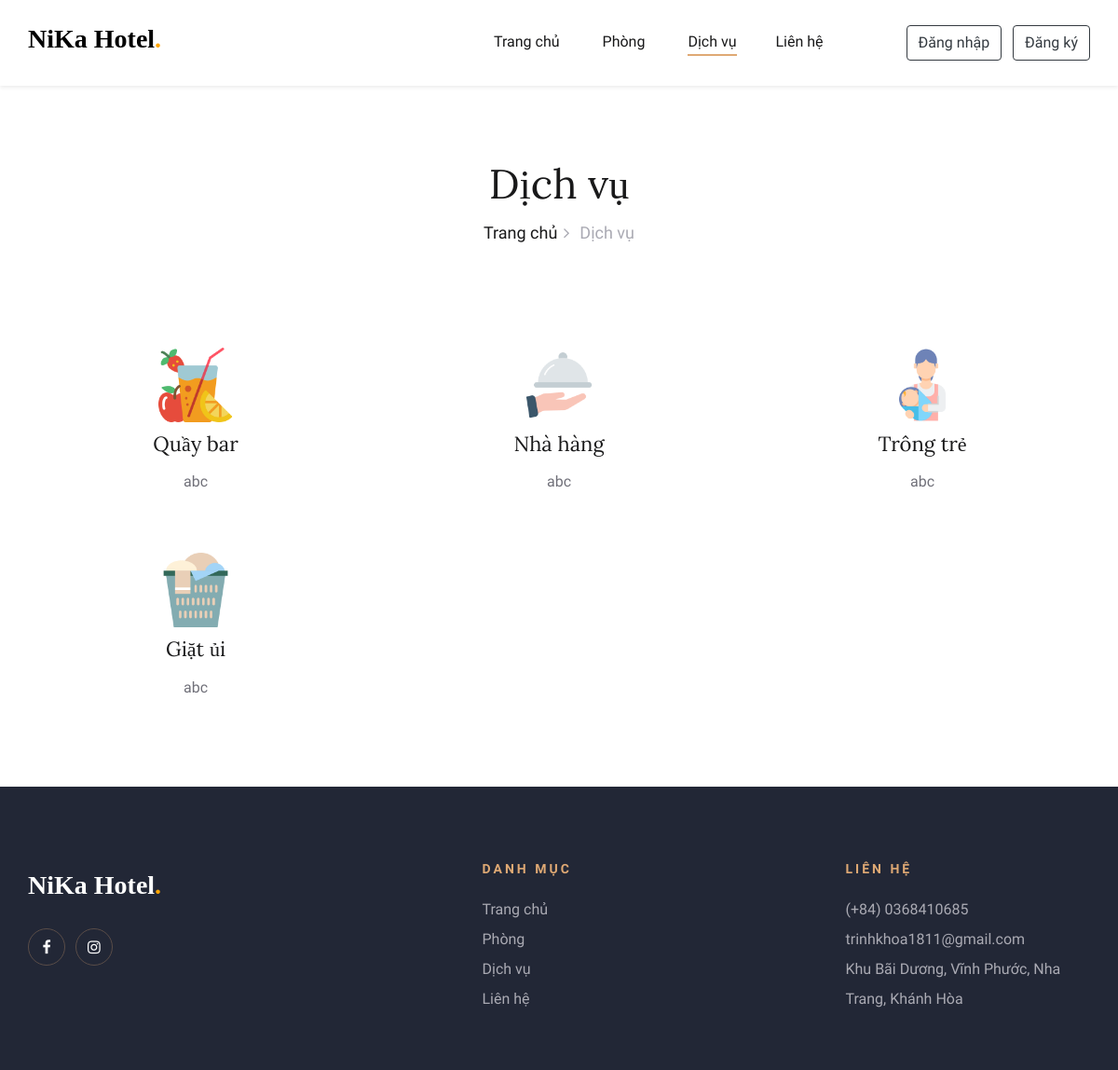
The app's page /HotelBookingWeb/services.php, older data.
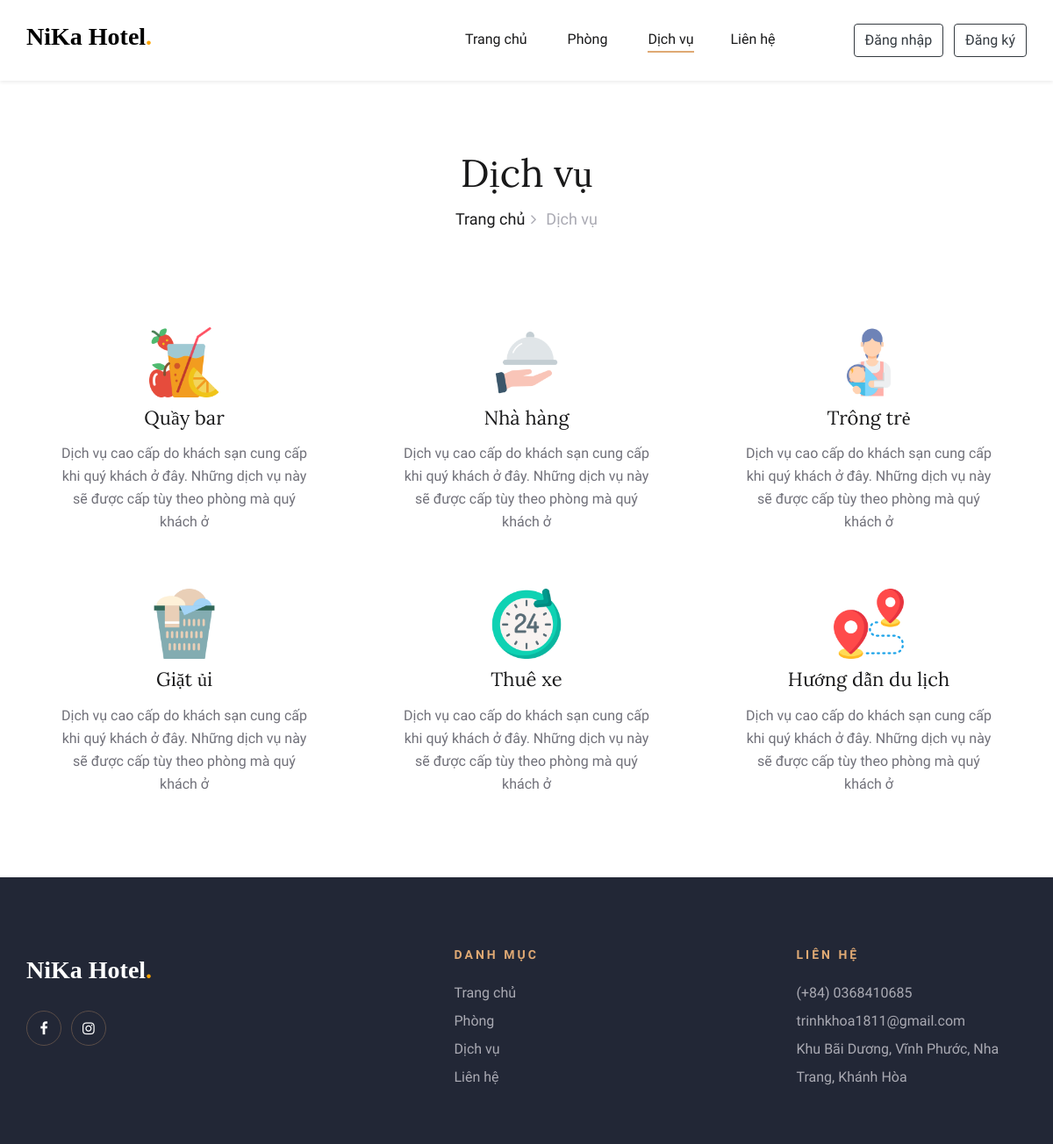
The same page, newer data.
### tables this page shows
CREATE TABLE `dichvu` (
  `ma_dichvu` int(11) NOT NULL,
  `ten_dichvu` varchar(100) NOT NULL,
  `anh_dichvu` varchar(50) NOT NULL,
  `mo_ta` varchar(200) NOT NULL
);

### HotelBookingWeb/Admin/Inc/connect_db.php (called while the page is built, shortened)
<?php
    function selectAll($table)
    {
        $conn = $GLOBALS['conn'];
        $result = mysqli_query($conn, "SELECT * FROM $table");
        return $result;
    }
?>

### HotelBookingWeb/services.php (the view, shortened to what this page needs)
<!DOCTYPE html>
<html lang="zxx">
<head>
    <?php require ('Inc/links.php')?>
</head>
<body>
    <?php
        require ('Inc/header.php');
    ?>
    <section class="services-section spad">
        <div class="container">
            <div class="breadcrumb-section">
                <div class="container">
                    <div class="row">
                        <div class="col-lg-12">
                            <div class="breadcrumb-text">
                                <h2>Dịch vụ</h2>
                                <div class="bt-option">
                                    <a href="index.php">Trang chủ</a>
                                    <span>Dịch vụ</span>
                                </div>
                            </div>
                        </div>
                    </div>
                </div>
            </div>
            <div class="row">
                <?php
                    $result = selectAll('dichvu');
                    $path = SERVICES_IMG_PATH;
                    while ($row = mysqli_fetch_assoc($result)) {
                        echo "<div class='col-lg-4 col-sm-6'>
                                <div class='service-item'>
                                    <img src='$path{$row['anh_dichvu']}' width='80px'>
                                    <h4>{$row['ten_dichvu']}</h4>
                                    <p>{$row['mo_ta']}</p>
                                </div>
                            </div>";
                    }
                ?>
            </div>
        </div>
    </section>
    <?php require ('Inc/footer.php')?>
</body>
</html>

Row changes from the older to the newer data that the page shows:
changed dichvu "Quầy bar": mo_ta "abc" → "Dịch vụ cao cấp do khách sạn cung cấp khi quý khách ở đây. Những dịch vụ này sẽ được cấp tùy theo phòng mà quý khách ở"
changed dichvu "Nhà hàng": mo_ta "abc" → "Dịch vụ cao cấp do khách sạn cung cấp khi quý khách ở đây. Những dịch vụ này sẽ được cấp tùy theo phòng mà quý khách ở"
changed dichvu "Trông trẻ": mo_ta "abc" → "Dịch vụ cao cấp do khách sạn cung cấp khi quý khách ở đây. Những dịch vụ này sẽ được cấp tùy theo phòng mà quý khách ở"
changed dichvu "Giặt ủi": mo_ta "abc" → "Dịch vụ cao cấp do khách sạn cung cấp khi quý khách ở đây. Những dịch vụ này sẽ được cấp tùy theo phòng mà quý khách ở"
added dichvu: anh_dichvu (picture), ten_dichvu "Thuê xe", mo_ta "Dịch vụ cao cấp do khách sạn cung cấp khi quý khách ở đây. Những dịch vụ này sẽ được cấp tùy theo phòng mà quý khách ở"
added dichvu: anh_dichvu (picture), ten_dichvu "Hướng dẫn du lịch", mo_ta "Dịch vụ cao cấp do khách sạn cung cấp khi quý khách ở đây. Những dịch vụ này sẽ được cấp tùy theo phòng mà quý khách ở"
